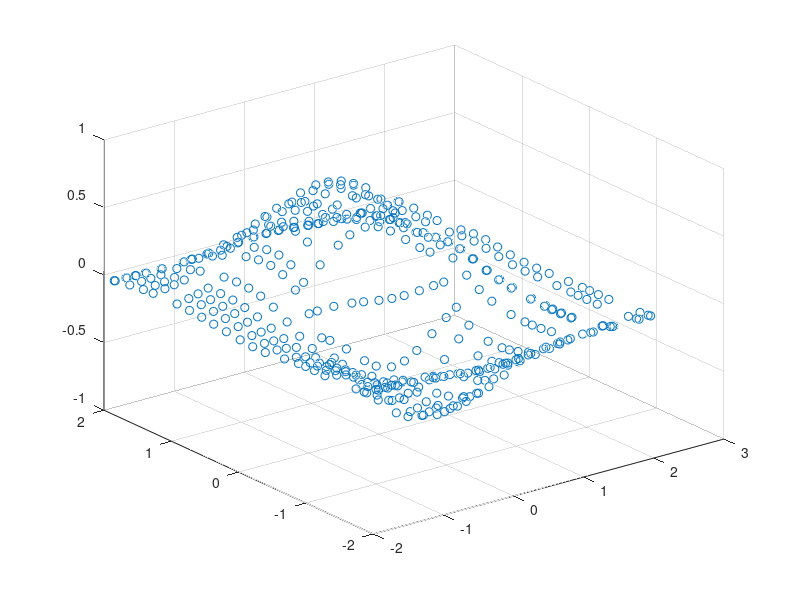

MATLAB code to generate this figure:
A = importdata('input.txt');


w1 = rand(5,3)
w2 = rand(5,6)
w3 = rand(1,6)

in = [-1*ones(441,1) A.data(:,1) A.data(:,2)]';
V1 = [-1*ones(441,1) zeros(441,5)]';
V2 = [-1*ones(441,1) zeros(441,5)]';
V3 = zeros(1,441);

delta1 = zeros(5,441);
delta2 = zeros(5,441);
delta3 = zeros(1,441);

auxOne = ones(1,441);
auxOne2 = ones(5,441);

S = A.data(:, 3)';

epochs = 10000;
eta = 0.0006;
Err = [1:epochs];

for i = 1:epochs
   V1(2:6, :) = tanh(w1 * in);
   V2(2:6, :) = tanh(w2 * V1);
   V3 = tanh(w3 * V2);
   delta3 = (auxOne - V3.^2).*(S - V3);
   w3 = w3 + eta * delta3 * V2';
   delta2 = (auxOne2 - V2(2:6,:).^2).*(w3(2:6)' * delta3);
   w2 = w2 + eta * delta2 * V1';
   delta1 = (auxOne2 - V1(2:6, :).^2).*(w2(:,2:6)' * delta2);
   w1 = w1 + eta * delta1 * in';
   Err(i) = sum(0.5*(S - V3).^2)/441;
end

%plot(1:epochs, Err);

figure
%scatter3(A.data(:, 1), A.data(:, 2), A.data(:, 3),'RED','filled')
%hold on
scatter3(A.data(:, 1), A.data(:, 2), V3)
